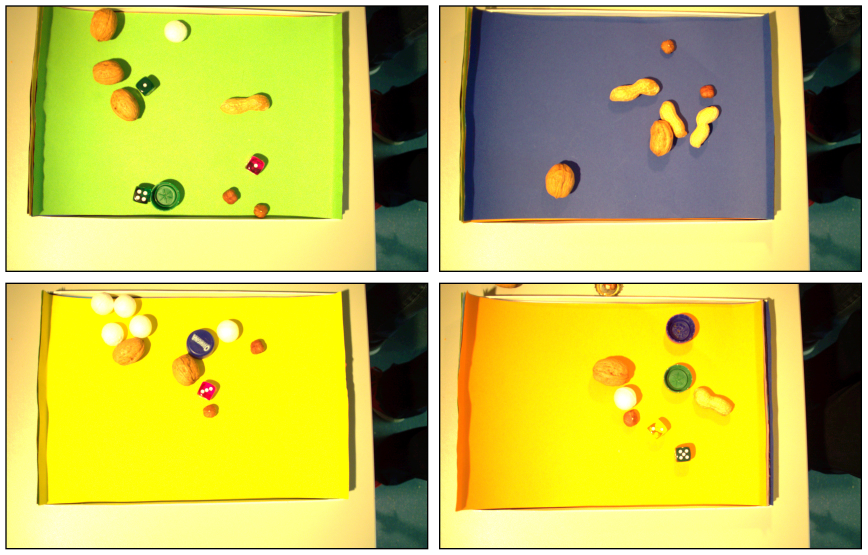
#> input picture images/dataset.jpg, 2602 x 1664 px (shown at 1/3 size)
$ python -i graph_gen.py   (imports and definitions only)
#> lines starting #> are read from the running program, lines starting #| are printed output that depends on the picture
import cv2
import glob
import numpy as np
import matplotlib.pyplot as plt
import numpy as np
import pandas as pd

def get_video_unique_count(path):
#> called with path = '../images/dataset.jpg'
    vidcap = cv2.VideoCapture(path)

    count = 0
    old_frame = None
    full_frame_stable = None

    STATIONARY_FLAG = False

    unique_elements = []
    # Extract frames from video
    while True:
        success, current_frame = vidcap.read()
#> current_frame is the input picture: shape (1664, 2602, 3); mean B, G, R 82.6, 188.7, 192.1
        if success == True:
            # Preprocess image before sending it for inference
            full_frame_stable = current_frame
            current_frame = cv2.cvtColor(current_frame, cv2.COLOR_BGR2GRAY)
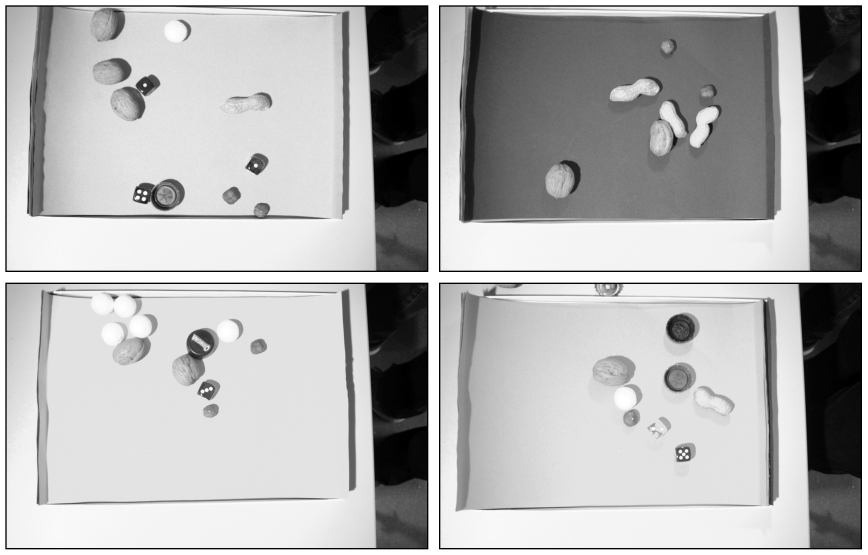
#> current_frame: shape (1664, 2602) (shown at 1/3 size); min 0, max 255, mean 177.7
            current_frame = cv2.resize(current_frame, (640, 480))
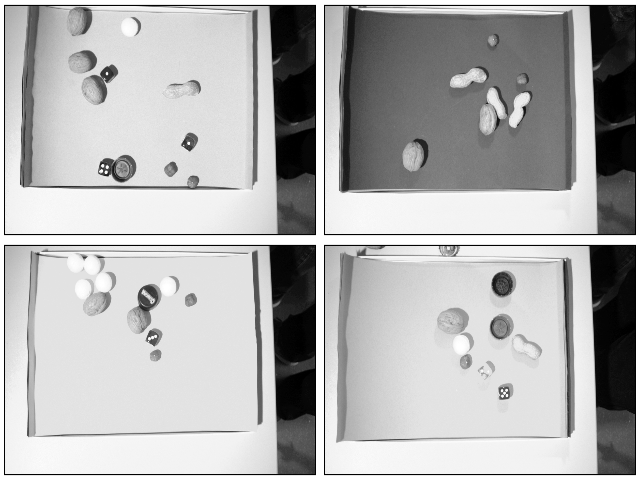
#> current_frame: shape (480, 640); min 0, max 255, mean 177.8
            current_frame = cv2.blur(current_frame, (5, 5))
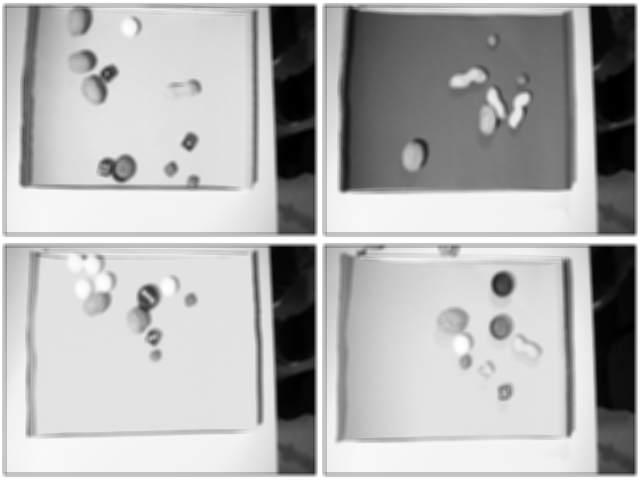
#> current_frame: shape (480, 640); min 0, max 255, mean 177.8

            if old_frame is not None:
                diff_image = cv2.absdiff(old_frame, current_frame)
                unique = len(np.unique(diff_image))
                print("Frame No:", count, " | ", unique)
                unique_elements.append(unique)
            old_frame = current_frame
            count += 1

        else :
            break

    print(len(unique_elements))
    if len(unique_elements) > 100:
        return [0 for i in range(0,100)]

    padded_arr = padarray(unique_elements,100)
    return padded_arr

def padarray(A, size):
    t = size - len(A)
    return np.pad(A, pad_width=(0, t), mode='constant')

# [42 lines not run here, left out]

>>> result = get_video_unique_count('../images/dataset.jpg')
